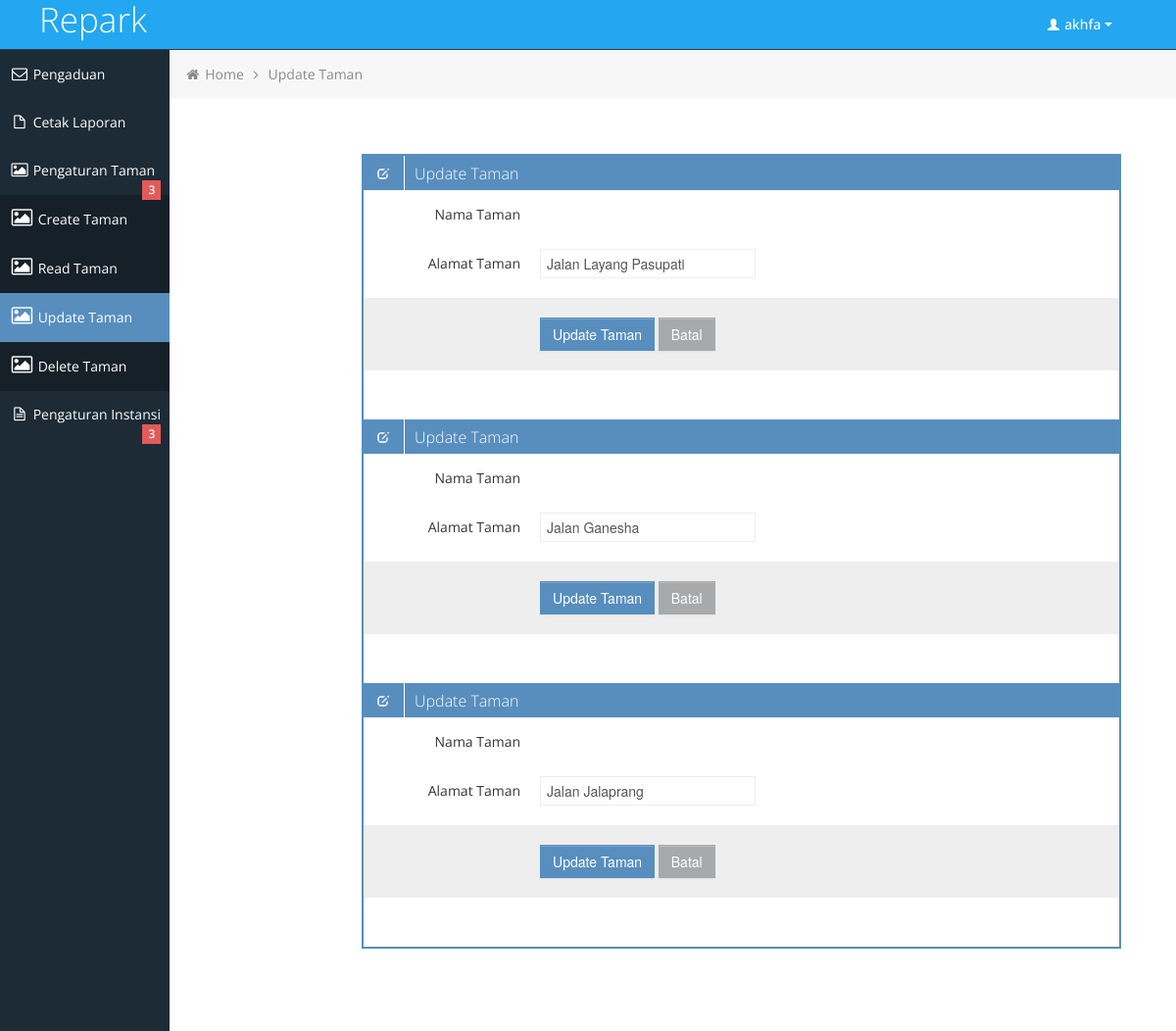
/Admin/updatetaman.php (signed in), run on the app's committed database.
### tables this page shows
CREATE TABLE IF NOT EXISTS `Taman` (
  `Id` int(11) NOT NULL AUTO_INCREMENT,
  `NamaTaman` varchar(100) NOT NULL,
  `Alamat` varchar(500) NOT NULL,
  PRIMARY KEY (`Id`)
);

### database/config.php (called while the page is built, shortened)
<?php
	function getResultFromQuery($connection, $input_query)
	{
		$result = $connection->query($input_query);
		if($result->num_rows > 0)
		{
			return $result;
		}
	}
?>

### Admin/updatetaman.php (the view, shortened to what this page needs)
<?php require "header.php"; ?>
		<div class="container-fluid-full">
		<div class="row-fluid">
<?php require "sidebar.php"; ?>
			<div id="content" class="span10">
			<ul class="breadcrumb">
				<li>
					<i class="icon-home"></i>
					<a href="index.php">Home</a>
					<i class="icon-angle-right"></i>
				</li>
				<li><a href="#">Update Taman</a></li>
			</ul>
			<div id="content" class="span10">
			<div class="row-fluid sortable">
				<div class="box span12">
						  <?php
								require '../database/config.php';
								$koneksi 	= getConnection();
								$query 		= "SELECT * FROM Taman";
								$result 	= getResultFromQuery($koneksi, $query);
								if($result->num_rows > 0)
								{
									while($row = $result->fetch_assoc()) {
										echo "<div class=\"box-header\" data-original-title>
											<h2><i class=\"halflings-icon white edit\"></i><span class=\"break\"></span>Update Taman</h2>
											</div>
											<div class=\"box-content\">
											<form class=\"form-horizontal\" action=\"updatetamanhandler.php\"method=\"POST\">
											<fieldset>
											<div class=\"control-group\">
											  <label class=\"control-label\" for=\"date01\">Nama Taman</label>
											  <div class=\"controls\">
												<span type=\"text\" id=\"date01\" name=\"namataman\" value=\"".$row["NamaTaman"]."\">
											  </div>
											</div>
											<div class=\"control-group\">
											  <label class=\"control-label\" for=\"date01\">Alamat Taman</label>
											  <div class=\"controls\">
												<input type=\"text\" id=\"date02\" name=\"alamattaman\" value=\"".$row["Alamat"]."\">
											  </div>
											</div>
											<input name=\"id\" type=\"hidden\" value=\"".$row["Id"]."\">
											<div class=\"form-actions\">
											  <button type=\"submit\" class=\"btn btn-primary\">Update Taman</button>
											  <button type=\"reset\" class=\"btn\">Batal</button>
											</div></fieldset></form></div>";
									}
								}
							 ?>
				</div>
			</div>
	</div>
	</div>
		</div>
		</div>
<?php require "footer.php"; ?>

### Admin/css/style.css (style rules this page uses)
body { background: #F5F5F5; color: #333; border: none; font-family: 'Open Sans', sans-serif; font-weight: 400; }
a { color: #646464; }
h2 { font-size: 16px; line-height: 16px; }
#content { background: #ffffff; filter: none; min-height: 100%; padding: 20px 20px; position: relative; }
.breadcrumb { margin: -28px -28px 28px -28px; line-height: 34px; background: #F7F7F7; border: 0px; color: #888; -webkit-box-shadow: none; -moz-box-shadow: none; box-shadow: none; -webkit-border-radius: 0px; -moz-border-radius: 0px; border-radius: 0px; }
.breadcrumb a { color: #888; text-shadow: 0px 1px 1px #fff; }
.box { border: 2px solid #578EBE; background: #fff !important; margin-bottom: 28px; }
.box-header { height: 16px; font-size: 16px; line-height: 16px; padding: 10px; background: #578EBE; -webkit-box-shadow: none; -moz-box-shadow: none; box-shadow: none; overflow: hidden; }
.box-header h2 { float:left; margin-top: 0px; font-weight: 300; }
.box-header .box-icon, .box-header h2 { color:#fff; }
.box-header h2 i { margin: 0px 3px 0px 4px; opacity: .8; filter: alpha(opacity=80); -ms-filter:"progid:DXImageTransform.Microsoft.Alpha(Opacity=80)"; }
.box-content { position: relative; z-index: 50; margin-top: -1px; padding: 10px 0px; background: #fff !important; }
.form-actions { padding: 19px 20px 20px; background-color: #eee; border-top: 1px solid #eee; *zoom: 1; }
.form-actions:before, .form-actions:after { display: table; line-height: 0; content: ""; }
.form-actions:after { clear: both; }
.btn { display: inline-block; padding: 6px 12px; margin-bottom: 0; font-size: 14px; font-weight: 500; line-height: 20px; text-align: center; white-space: nowrap; vertical-align: middle; cursor: pointer; border: 1px solid #a7a9aa; -webkit-border-radius: 0px !important; border-radius: 0px !important; }
.btn { color: #ffffff; background-color: #a7a9aa; border-color: #a7a9aa; background-image: none; filter: none; text-shadow: none; }
.btn-primary { background-color: #578EBE; border-color: #578EBE; }

### Admin/css/style-responsive.css (style rules this page uses)
@media (min-width: 1200px) { .container-fluid-full { overflow: hidden; position: relative; height: 100%; } }
@media (min-width: 1200px) { #content { width: 85.578%; padding: 28px; margin: 0px 0px; margin-left: 14.422% !important; } }

### Admin/css/halflings.css (style rules this page uses)
html, html .halflings { -webkit-font-smoothing: antialiased !important; }
.halflings-icon { display: inline-block; width: 14px; height: 14px; line-height: 14px; vertical-align: text-top; background-image: url(../img/glyphicons_halflings.svg); background-position: 0 0; background-repeat: no-repeat; vertical-align: top; *display: inline; *zoom: 1; *margin-right: .3em; }
.halflings-icon.white { background-image: url(../img/glyphicons_halflings-white.svg); }
.halflings-icon.edit { background-position: -96px -72px; }

### data on the page
taman: alamattaman "Jalan Layang Pasupati"
taman: alamattaman "Jalan Ganesha"
taman: alamattaman "Jalan Jalaprang"

### other printed values
$username "akhfa"
